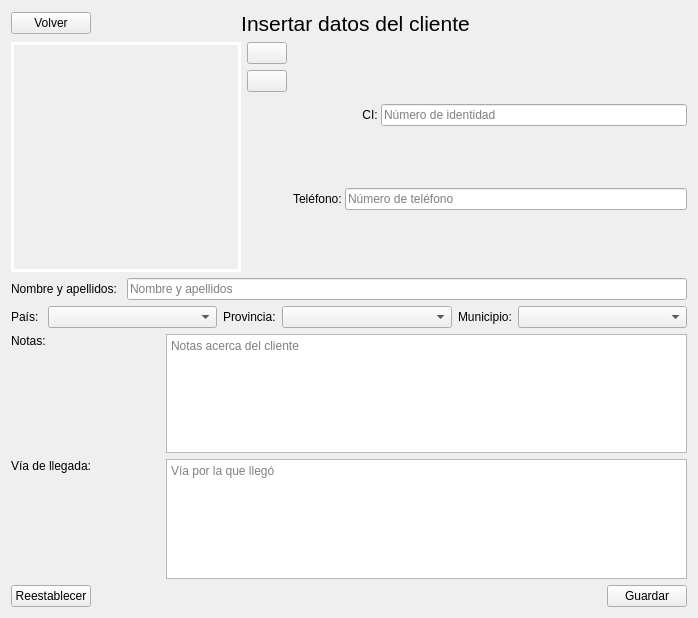
<?xml version="1.0" encoding="UTF-8"?>
<ui version="4.0">
 <class>ClientStore</class>
 <widget class="QWidget" name="ClientStore">
  <property name="geometry">
   <rect>
    <x>0</x>
    <y>0</y>
    <width>698</width>
    <height>618</height>
   </rect>
  </property>
  <property name="windowTitle">
   <string>Form</string>
  </property>
  <layout class="QVBoxLayout" name="verticalLayout">
   <item>
    <layout class="QHBoxLayout" name="horizontalLayout_4" stretch="1,2,0,3">
     <item>
      <widget class="QPushButton" name="bt_volver_cliente_c">
       <property name="cursor">
        <cursorShape>PointingHandCursor</cursorShape>
       </property>
       <property name="text">
        <string>Volver</string>
       </property>
       <property name="icon">
        <iconset>
         <normaloff>images/back-arrow.svg</normaloff>images/back-arrow.svg</iconset>
       </property>
       <property name="iconSize">
        <size>
         <width>25</width>
         <height>25</height>
        </size>
       </property>
      </widget>
     </item>
     <item>
      <spacer name="horizontalSpacer_5">
       <property name="orientation">
        <enum>Qt::Horizontal</enum>
       </property>
       <property name="sizeHint" stdset="0">
        <size>
         <width>40</width>
         <height>20</height>
        </size>
       </property>
      </spacer>
     </item>
     <item>
      <widget class="QLabel" name="label_4">
       <property name="styleSheet">
        <string notr="true">font-size: 16pt;</string>
       </property>
       <property name="text">
        <string>Insertar datos del cliente</string>
       </property>
       <property name="alignment">
        <set>Qt::AlignCenter</set>
       </property>
      </widget>
     </item>
     <item>
      <spacer name="horizontalSpacer_6">
       <property name="orientation">
        <enum>Qt::Horizontal</enum>
       </property>
       <property name="sizeHint" stdset="0">
        <size>
         <width>40</width>
         <height>20</height>
        </size>
       </property>
      </spacer>
     </item>
    </layout>
   </item>
   <item>
    <layout class="QHBoxLayout" name="horizontalLayout_13">
     <item>
      <layout class="QHBoxLayout" name="horizontalLayout_12">
       <item>
        <widget class="QLabel" name="lb_pic_insert_cliente">
         <property name="minimumSize">
          <size>
           <width>230</width>
           <height>230</height>
          </size>
         </property>
         <property name="styleSheet">
          <string notr="true">border: 3px solid white</string>
         </property>
         <property name="text">
          <string/>
         </property>
         <property name="pixmap">
          <pixmap>C:/Users/Jose/.designer/backup/clients_pictures/00000000000.png</pixmap>
         </property>
         <property name="scaledContents">
          <bool>true</bool>
         </property>
        </widget>
       </item>
       <item>
        <layout class="QVBoxLayout" name="verticalLayout_7">
         <item>
          <layout class="QVBoxLayout" name="verticalLayout_6">
           <item>
            <widget class="QPushButton" name="bt_add_image_clients_insert">
             <property name="cursor">
              <cursorShape>PointingHandCursor</cursorShape>
             </property>
             <property name="toolTip">
              <string>&lt;html&gt;&lt;head/&gt;&lt;body&gt;&lt;p&gt;Añadir imagen&lt;/p&gt;&lt;/body&gt;&lt;/html&gt;</string>
             </property>
             <property name="text">
              <string/>
             </property>
             <property name="icon">
              <iconset>
               <normaloff>images/upload-picture.svg</normaloff>images/upload-picture.svg</iconset>
             </property>
             <property name="iconSize">
              <size>
               <width>32</width>
               <height>32</height>
              </size>
             </property>
            </widget>
           </item>
           <item>
            <widget class="QPushButton" name="bt_delete_image_clients_insert">
             <property name="cursor">
              <cursorShape>PointingHandCursor</cursorShape>
             </property>
             <property name="toolTip">
              <string>&lt;html&gt;&lt;head/&gt;&lt;body&gt;&lt;p&gt;Reestablecer imagen&lt;/p&gt;&lt;/body&gt;&lt;/html&gt;</string>
             </property>
             <property name="text">
              <string/>
             </property>
             <property name="icon">
              <iconset>
               <normaloff>images/refresh.svg</normaloff>images/refresh.svg</iconset>
             </property>
             <property name="iconSize">
              <size>
               <width>32</width>
               <height>32</height>
              </size>
             </property>
            </widget>
           </item>
          </layout>
         </item>
         <item>
          <spacer name="verticalSpacer">
           <property name="orientation">
            <enum>Qt::Vertical</enum>
           </property>
           <property name="sizeHint" stdset="0">
            <size>
             <width>17</width>
             <height>13</height>
            </size>
           </property>
          </spacer>
         </item>
        </layout>
       </item>
      </layout>
     </item>
     <item>
      <layout class="QVBoxLayout" name="verticalLayout_8" stretch="1,1">
       <property name="spacing">
        <number>0</number>
       </property>
       <item>
        <layout class="QHBoxLayout" name="horizontalLayout_5" stretch="2,7">
         <item>
          <widget class="QLabel" name="label_5">
           <property name="text">
            <string>CI: </string>
           </property>
           <property name="alignment">
            <set>Qt::AlignRight|Qt::AlignTrailing|Qt::AlignVCenter</set>
           </property>
          </widget>
         </item>
         <item>
          <widget class="QLineEdit" name="le_ci_insertar">
           <property name="inputMask">
            <string/>
           </property>
           <property name="text">
            <string/>
           </property>
           <property name="maxLength">
            <number>11</number>
           </property>
           <property name="placeholderText">
            <string>Número de identidad</string>
           </property>
          </widget>
         </item>
        </layout>
       </item>
       <item>
        <layout class="QHBoxLayout" name="horizontalLayout_11" stretch="0,7">
         <item>
          <widget class="QLabel" name="label_7">
           <property name="text">
            <string>Teléfono: </string>
           </property>
           <property name="alignment">
            <set>Qt::AlignRight|Qt::AlignTrailing|Qt::AlignVCenter</set>
           </property>
          </widget>
         </item>
         <item>
          <widget class="QLineEdit" name="le_telefono_insertar">
           <property name="placeholderText">
            <string>Número de teléfono</string>
           </property>
          </widget>
         </item>
        </layout>
       </item>
      </layout>
     </item>
    </layout>
   </item>
   <item>
    <spacer name="verticalSpacer_2">
     <property name="orientation">
      <enum>Qt::Vertical</enum>
     </property>
     <property name="sizeHint" stdset="0">
      <size>
       <width>20</width>
       <height>40</height>
      </size>
     </property>
    </spacer>
   </item>
   <item>
    <layout class="QHBoxLayout" name="horizontalLayout_6">
     <item>
      <widget class="QLabel" name="label_6">
       <property name="text">
        <string>Nombre y apellidos: </string>
       </property>
      </widget>
     </item>
     <item>
      <widget class="QLineEdit" name="le_nombre_apellidos_insertar">
       <property name="placeholderText">
        <string>Nombre y apellidos</string>
       </property>
      </widget>
     </item>
    </layout>
   </item>
   <item>
    <spacer name="verticalSpacer_3">
     <property name="orientation">
      <enum>Qt::Vertical</enum>
     </property>
     <property name="sizeHint" stdset="0">
      <size>
       <width>20</width>
       <height>40</height>
      </size>
     </property>
    </spacer>
   </item>
   <item>
    <layout class="QHBoxLayout" name="horizontalLayout_7" stretch="0,3,0,3,0,3">
     <item>
      <widget class="QLabel" name="label_8">
       <property name="text">
        <string>País: </string>
       </property>
      </widget>
     </item>
     <item>
      <widget class="QComboBox" name="cb_pais_insertar">
       <property name="placeholderText">
        <string>Seleccionar País</string>
       </property>
      </widget>
     </item>
     <item>
      <widget class="QLabel" name="label_9">
       <property name="text">
        <string>Provincia:</string>
       </property>
      </widget>
     </item>
     <item>
      <widget class="QComboBox" name="cb_provincia_insertar">
       <property name="placeholderText">
        <string>Seleccionar provincia</string>
       </property>
      </widget>
     </item>
     <item>
      <widget class="QLabel" name="label_10">
       <property name="text">
        <string>Municipio:</string>
       </property>
      </widget>
     </item>
     <item>
      <widget class="QComboBox" name="cb_municipio_insertar">
       <property name="placeholderText">
        <string>Seleccionar municipio</string>
       </property>
      </widget>
     </item>
    </layout>
   </item>
   <item>
    <spacer name="verticalSpacer_4">
     <property name="orientation">
      <enum>Qt::Vertical</enum>
     </property>
     <property name="sizeHint" stdset="0">
      <size>
       <width>20</width>
       <height>40</height>
      </size>
     </property>
    </spacer>
   </item>
   <item>
    <layout class="QHBoxLayout" name="horizontalLayout_9" stretch="2,7">
     <item>
      <widget class="QLabel" name="label_11">
       <property name="text">
        <string>Notas:</string>
       </property>
       <property name="alignment">
        <set>Qt::AlignLeading|Qt::AlignLeft|Qt::AlignTop</set>
       </property>
      </widget>
     </item>
     <item>
      <widget class="QTextEdit" name="txtedt_notas_insertar">
       <property name="minimumSize">
        <size>
         <width>0</width>
         <height>30</height>
        </size>
       </property>
       <property name="placeholderText">
        <string>Notas acerca del cliente</string>
       </property>
      </widget>
     </item>
    </layout>
   </item>
   <item>
    <spacer name="verticalSpacer_5">
     <property name="orientation">
      <enum>Qt::Vertical</enum>
     </property>
     <property name="sizeHint" stdset="0">
      <size>
       <width>20</width>
       <height>40</height>
      </size>
     </property>
    </spacer>
   </item>
   <item>
    <layout class="QHBoxLayout" name="horizontalLayout_8" stretch="2,7">
     <item>
      <widget class="QLabel" name="label_12">
       <property name="text">
        <string>Vía de llegada:</string>
       </property>
       <property name="alignment">
        <set>Qt::AlignLeading|Qt::AlignLeft|Qt::AlignTop</set>
       </property>
      </widget>
     </item>
     <item>
      <widget class="QTextEdit" name="txedt_alcance">
       <property name="minimumSize">
        <size>
         <width>0</width>
         <height>30</height>
        </size>
       </property>
       <property name="placeholderText">
        <string>Vía por la que llegó</string>
       </property>
      </widget>
     </item>
    </layout>
   </item>
   <item>
    <spacer name="verticalSpacer_6">
     <property name="orientation">
      <enum>Qt::Vertical</enum>
     </property>
     <property name="sizeHint" stdset="0">
      <size>
       <width>20</width>
       <height>40</height>
      </size>
     </property>
    </spacer>
   </item>
   <item>
    <layout class="QHBoxLayout" name="horizontalLayout_10">
     <item>
      <widget class="QPushButton" name="bt_cliente_insertar_reestablecer">
       <property name="cursor">
        <cursorShape>PointingHandCursor</cursorShape>
       </property>
       <property name="text">
        <string>Reestablecer</string>
       </property>
       <property name="icon">
        <iconset>
         <normaloff>images/refresh.svg</normaloff>images/refresh.svg</iconset>
       </property>
       <property name="iconSize">
        <size>
         <width>25</width>
         <height>25</height>
        </size>
       </property>
      </widget>
     </item>
     <item>
      <spacer name="horizontalSpacer_8">
       <property name="orientation">
        <enum>Qt::Horizontal</enum>
       </property>
       <property name="sizeHint" stdset="0">
        <size>
         <width>40</width>
         <height>20</height>
        </size>
       </property>
      </spacer>
     </item>
     <item>
      <widget class="QPushButton" name="bt_store_cliente">
       <property name="cursor">
        <cursorShape>PointingHandCursor</cursorShape>
       </property>
       <property name="text">
        <string>Guardar</string>
       </property>
       <property name="icon">
        <iconset>
         <normaloff>images/save.svg</normaloff>images/save.svg</iconset>
       </property>
       <property name="iconSize">
        <size>
         <width>25</width>
         <height>25</height>
        </size>
       </property>
      </widget>
     </item>
    </layout>
   </item>
  </layout>
 </widget>
 <resources/>
 <connections/>
</ui>
